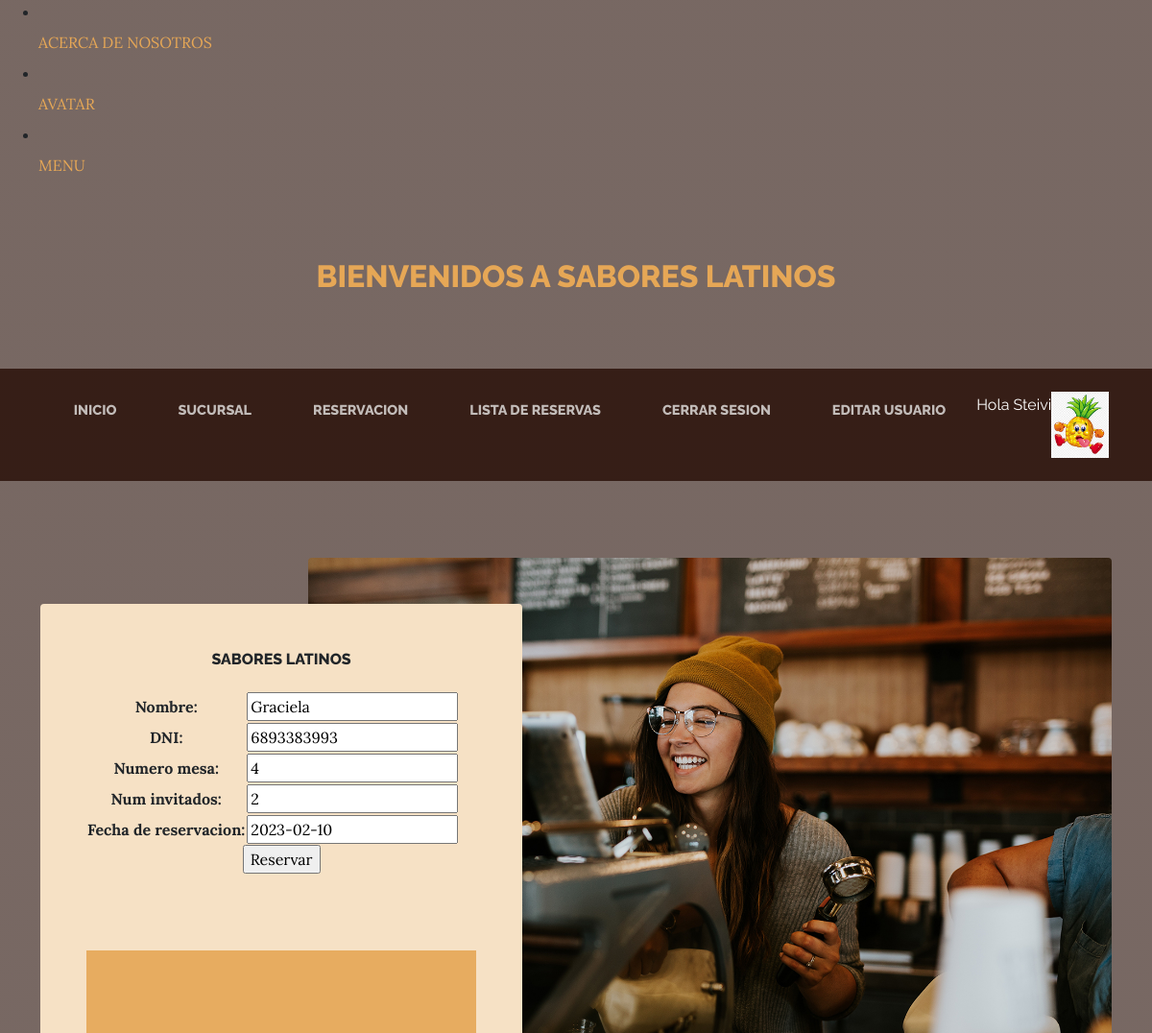
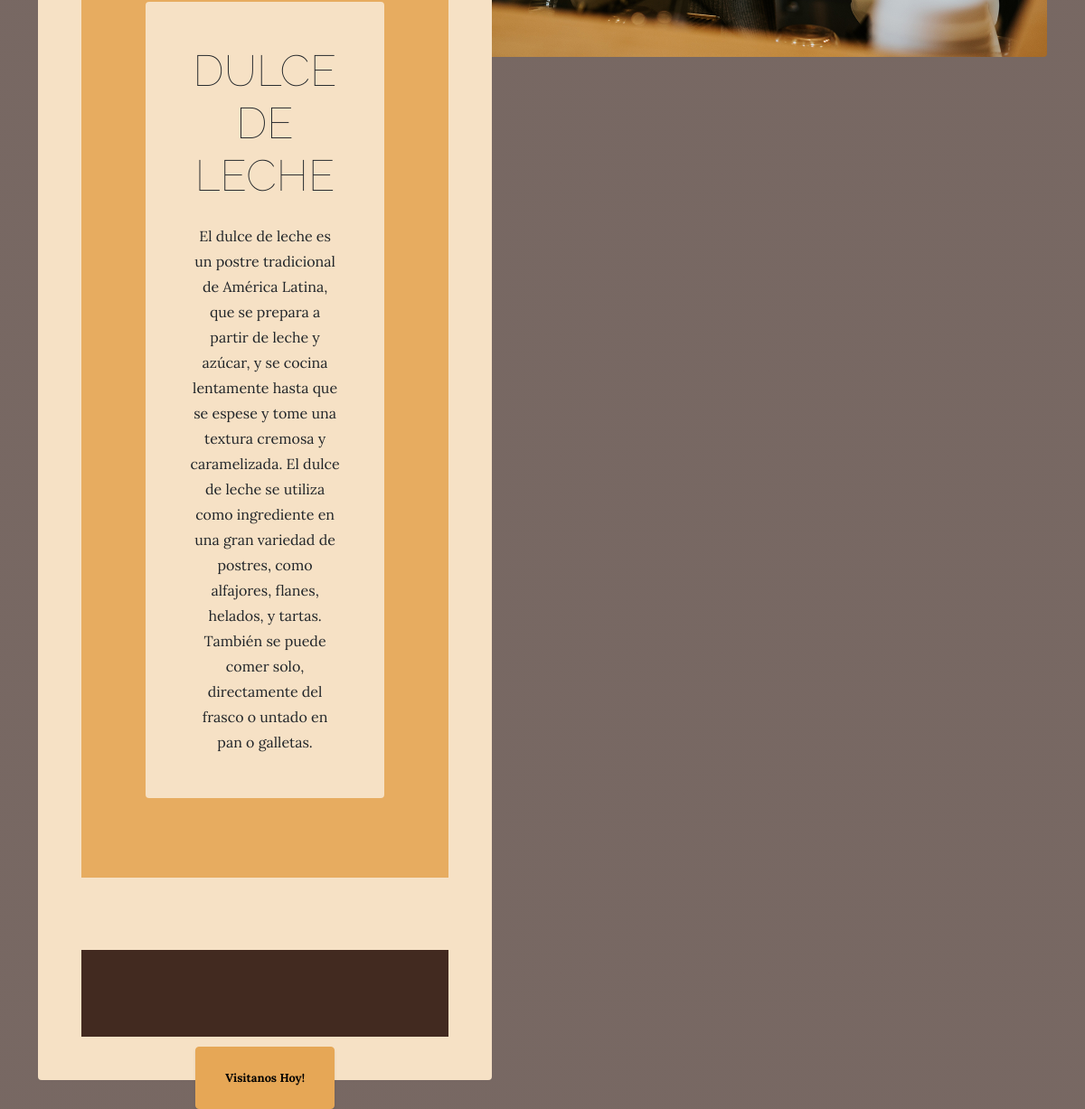
/Resto/reservacion/editar/1/ (signed in), run on the app's committed database (2 pictures, top to bottom).
### Resto/models.py (models this page shows, shortened)
class Avatar(models.Model):
    usuario = models.ForeignKey(User, on_delete=models.CASCADE)
    imagen = models.ImageField(upload_to='avatares', null=True, blank = True)

class Reservacion(models.Model):
    nombre= models.CharField(max_length=60)
    DNI= models.CharField(unique=True, max_length=10, null=True, blank=True)
    numero_mesa = models.IntegerField()
    num_invitados = models.IntegerField()
    fecha_de_reservacion = models.DateField()

### Resto/views.py (the view)
# urls.py: path('reservacion/editar/<int:pk>/', login_required(ActualizarReserva.as_view()), name= 'Edit'),
class ActualizarReserva(UpdateView):
    model = Reservacion
    success_url = "/Resto/reservacion/list"
    fields = ["nombre", "DNI", "numero_mesa", "num_invitados", "fecha_de_reservacion"]

### Resto/Templates/Resto/reservacion_form.html
{% extends "Resto/padre.html" %}
{% load static %}
{% block titulo %}
 Bienvenidos a Sabores Latinos
{% endblock %}
{% block titulo1 %}
Sabores Latinos
{% endblock %}
{% block descripcion1 %}
<form action="" method= "POST"> {% csrf_token %}
    <table>
        {{form.as_table}}
    <table>
    <input type= "submit" value= "Reservar">
</form>
{% endblock %}
{% block titulo4 %}
DULCE DE LECHE
{% endblock %}
{% block descripcion2 %}
El dulce de leche es un postre tradicional de América Latina, que se prepara a partir de leche y azúcar, y se cocina lentamente hasta que se espese y tome una textura cremosa y caramelizada. El dulce de leche se utiliza como ingrediente en una gran variedad de postres, como alfajores, flanes, helados, y tartas. También se puede comer solo, directamente del frasco o untado en pan o galletas.
{% endblock %}

### Resto/Templates/Resto/padre.html (shortened to what this page needs)
<!DOCTYPE html>
<html lang="en">
    <head>
        {% load static %}
        <li class="nav-item px-lg-4"><a class="nav-link text-uppercase" href="{% url 'Acercademi' %}">Acerca de nosotros</a></li>
        <li class="nav-item px-lg-4"><a class="nav-link text-uppercase" href="{% url 'Avatar' %}">Avatar</a></li>
        <li class="nav-item px-lg-4"><a class="nav-link text-uppercase" href="{% url 'Menu' %}">Menu</a></li>
        <link href="{% static 'Resto/css/styles.css' %}" rel="stylesheet" />
    </head>
    <body>
        <header>
            <h1 class="site-heading text-center text-faded d-none d-lg-block">
                <span class="site-heading-upper text-primary mb-3">
                    {% block titulo %}
                    {% endblock %}
                </span>
            </h1>
        </header>
        <nav class="navbar navbar-expand-lg navbar-dark py-lg-4" id="mainNav">
            <div class="container">
                <div class="collapse navbar-collapse" id="navbarSupportedContent">
                    <ul class="navbar-nav mx-auto">
                        <li class="nav-item px-lg-4"><a class="nav-link text-uppercase" href="{% url 'Inicio' %}">Inicio</a></li>
                        <li class="nav-item px-lg-4"><a class="nav-link text-uppercase" href="{% url 'Nueva sucursal' %}">Sucursal</a></li>
                        <li class="nav-item px-lg-4"><a class="nav-link text-uppercase" href="{% url 'Nueva Reserva' %}">Reservacion</a></li>
                        <li class="nav-item px-lg-4"><a class="nav-link text-uppercase" href="{% url 'ReservaLeer' %}">Lista de Reservas</a></li>
                        {% if request.user.is_authenticated %}
                        <li class="nav-item px-lg-4"><a class="nav-link text-uppercase" href="{% url 'Logout' %}">Cerrar Sesion</a></li>
                        <li class="nav-item px-lg-4"><a class="nav-link text-uppercase" href="{% url 'EditarUsuario' %}">Editar Usuario</a></li>
                        <p style="color: white;"> Hola {{user.username}} {{user.last_name}} </p>
                        {% with user.avatar_set.first as miAvatar %}
                        {% if miAvatar %}
                        <img src= "{{miAvatar.imagen.url}}" alt= "No encontro la imagen" style= "max-width: 60px ;">
                        {% endif %}
                        {% endwith %}
                        {% else %}
                        <li class="nav-item px-lg-4"><a class="nav-link text-uppercase" href="{% url 'Registros' %}">Registro</a></li>
                        <li class="nav-item px-lg-4"><a class="nav-link text-uppercase" href="{% url 'Login' %}">Iniciar Sesion</a></li>
                        {% endif %}
                    </ul>
                </div>
            </div>
        </nav>
        <section class="page-section clearfix">
            <div class="container">
                <div class="intro">
                    <img class="intro-img img-fluid mb-3 mb-lg-0 rounded" src="{%static 'Resto/assets/img/intro.jpg' %}" alt="..." />
                    <div class="intro-text left-0 text-center bg-faded p-5 rounded">
                        <h2 class="section-heading mb-4">
                            <span class="section-heading-upper">
                            {% block titulo1 %}
                            {% endblock %}
                            </span>
                        </h2>
                        <p class="mb-3">
                            {% block descripcion1 %}
                            {% endblock %}
                        </p>
                        <div class="intro-button mx-auto"><a class="btn btn-primary btn-xl" href="{% url 'Nueva Reserva' %}">Visitanos Hoy!</a></div>
                    </div>
                </div>
            </div>
        </section>
        <section class="page-section cta">
            <div class="container">
                <div class="row">
                    <div class="col-xl-9 mx-auto">
                        <div class="cta-inner bg-faded text-center rounded">
                            <h2 class="section-heading mb-4">
                                <span class="section-heading-lower">
                                {% block titulo4 %}
                                {% endblock %}
                                </span>
                            </h2>
                            <p class="mb-0">
                            {% block descripcion2 %}
                            {% endblock %}
                            </p>
                        </div>
                    </div>
                </div>
            </div>
        </section>
        <footer class="footer text-faded text-center py-5">
        </footer>
    </body>
</html>

### data on the page
Avatar: imagen (picture)
Reservacion: nombre "Graciela", DNI "6893383993", numero_mesa "4", num_invitados "2", fecha_de_reservacion "2023-02-10"

### other printed values
{{ user.username }} "Steivi"
